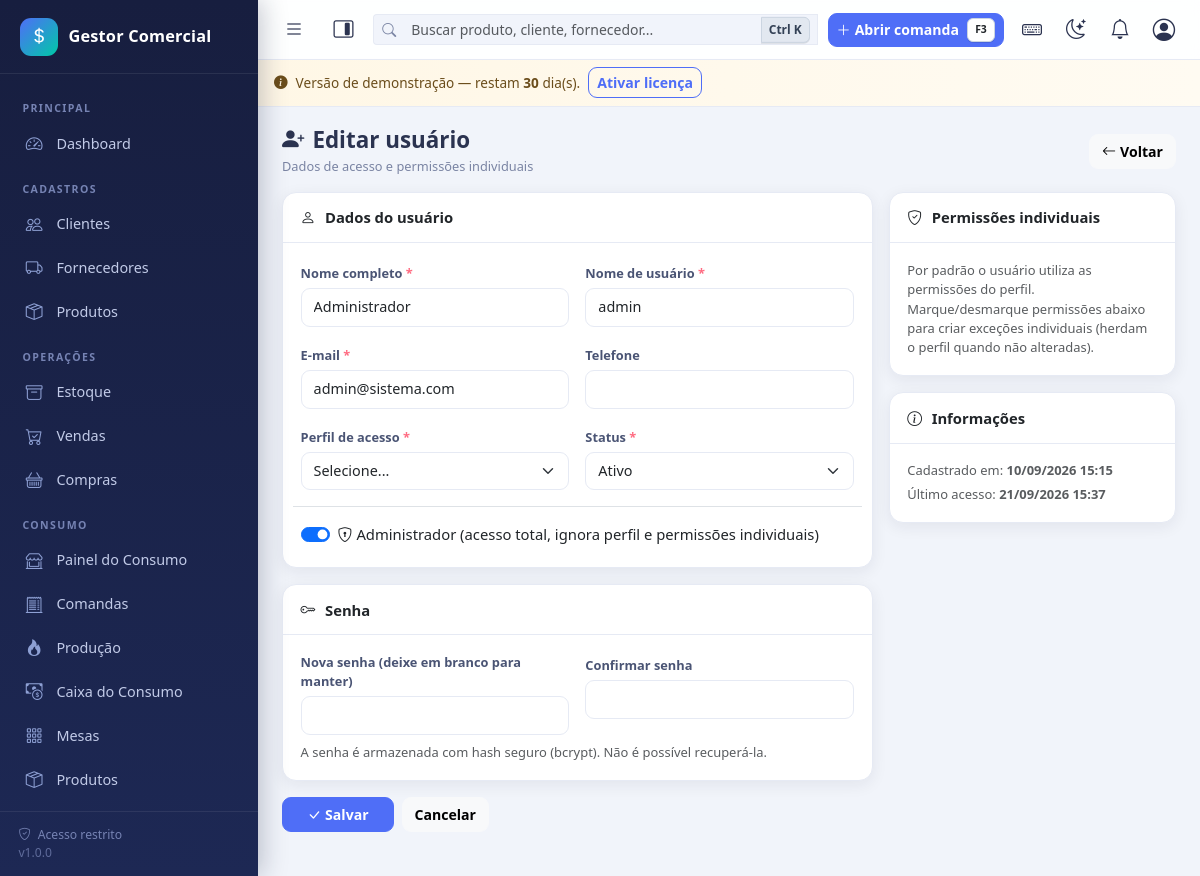
Screenshot of /usuarios/form.php?id=1 (signed in) with the database file from the repository.
### tables this page shows
CREATE TABLE `usuarios` (
  `id` int(11) NOT NULL,
  `nome` varchar(100) NOT NULL,
  `usuario` varchar(50) NOT NULL,
  `email` varchar(120) NOT NULL,
  `senha` varchar(255) NOT NULL,
  `telefone` varchar(20) DEFAULT NULL,
  `perfil_id` int(11) DEFAULT NULL,
  `is_admin` tinyint(1) NOT NULL DEFAULT 0,
  `status` tinyint(1) NOT NULL DEFAULT 1,
  `criado_em` datetime NOT NULL DEFAULT current_timestamp(),
  `ultimo_acesso` datetime DEFAULT NULL,
  `tentativas_falhas` tinyint(4) NOT NULL DEFAULT 0,
  `bloqueado_ate` datetime DEFAULT NULL
);

### includes/functions.php (called while the page is built, shortened)
<?php
function e($valor): string
{
    return htmlspecialchars((string)$valor, ENT_QUOTES, 'UTF-8');
}
function url(string $caminho = ''): string
{
    return BASE_URL . '/' . ltrim($caminho, '/');
}
function formatar_datahora($data): string
{
    $ts = is_numeric($data) ? (int)$data : strtotime((string)$data);
    return $ts ? date('d/m/Y H:i', $ts) : '';
}
function buscar_linha(string $tabela, int $id): ?array
{
    $tabela = preg_replace('/[^a-z_]/', '', $tabela);
    $stmt = db()->prepare("SELECT * FROM $tabela WHERE id = ? LIMIT 1");
    $stmt->execute([$id]);
    return $stmt->fetch() ?: null;
}

### config/auth.php (called while the page is built, shortened)
<?php
function usuario_atual(): ?array
{
    static $usuario = null;
    static $carregado = false;
    if ($carregado) {
        return $usuario;
    }
    $carregado = true;
    try {
        $stmt = db()->prepare('SELECT * FROM usuarios WHERE id = ? LIMIT 1');
        $stmt->execute([(int)$_SESSION['user_id']]);
        $linha = $stmt->fetch();
        $usuario = $linha;
    } catch (Throwable $e) {
        erro_banco($e, 'usuario_atual');
    }
    return $usuario;
}
function exigir_login(): void
{
    if (!usuario_atual()) {
        if (is_ajax()) {
            json_resposta(false, 'Sessão expirada. Faça login novamente.', null, 401);
        }
        flash('warning', 'Faça login para acessar o sistema.');
        redirecionar('login/index.php');
    }
}
function permissao_carregadas(): array
{
    $usuario = usuario_atual();
    $permitidas = [];
    try {
        $chaves = [];
        if ((int)$usuario['is_admin'] === 1) {
            $stmt = db()->query('SELECT chave FROM permissoes');
            foreach ($stmt->fetchAll() as $l) {
                $chaves[] = $l['chave'];
            }
            return $permitidas = array_flip($chaves);
        }
        $permitidas = array_flip(array_unique($chaves));
    } catch (Throwable $e) {
        erro_banco($e, 'permissao_carregadas');
    }
    return $permitidas;
}
function tem_permissao(string $chave): bool
{
    $usuario = usuario_atual();
    if ((int)$usuario['is_admin'] === 1) {
        return true;
    }
    return array_key_exists($chave, permissao_carregadas());
}

### config/database.php (called while the page is built, shortened)
<?php
function db(): PDO
{
    static $pdo = null;
    if ($pdo === null) {
        $dsn = 'mysql:host=' . DB_HOST . ';dbname=' . DB_NAME . ';charset=' . DB_CHARSET;
        try {
            $pdo = new PDO($dsn, DB_USER, DB_PASS, [
                PDO::ATTR_ERRMODE            => PDO::ERRMODE_EXCEPTION,
                PDO::ATTR_DEFAULT_FETCH_MODE => PDO::FETCH_ASSOC,
                PDO::ATTR_EMULATE_PREPARES   => false,
            ]);
        } catch (PDOException $e) {
            error_log('[BANCO] Falha de conexão: ' . $e->getMessage());
            http_response_code(500);
            if (defined('DEV_MODE') && DEV_MODE) {
                exit('Falha na conexão com o banco de dados. Verifique se o MySQL/MariaDB está ativo e se os dados em config/config.php estão corretos.');
            }
            exit('Serviço temporariamente indisponível.');
        }
    }
    return $pdo;
}

### usuarios/form.php (the view, shortened to what this page needs)
<?php
exigir_login();
$id = (int)($_GET['id'] ?? 0);
$edicao = $id > 0;
$usuario = ['id' => 0, 'nome' => '', 'usuario' => '', 'email' => '', 'telefone' => '',
    'perfil_id' => '', 'is_admin' => 0, 'status' => 1];
if ($edicao) {
    $linha = buscar_linha('usuarios', $id);
    $usuario = $linha;
}
include INC . 'header.php';
?>
<div class="page-header">
    <div>
        <h1><i class="bi bi-person-plus-fill me-2"></i><?= $edicao ? 'Editar usuário' : 'Novo usuário' ?></h1>
        <span class="subtitulo">Dados de acesso e permissões individuais</span>
    </div>
    <a href="<?= url('usuarios/index.php') ?>" class="btn btn-light"><i class="bi bi-arrow-left me-1"></i>Voltar</a>
</div>
<form method="post" action="<?= url('usuarios/salvar.php') ?>" class="js-converte" id="formUsuario">
    <div class="row g-3">
        <div class="col-12 col-md-8">
            <div class="card mb-3">
                <div class="card-header-custom"><i class="bi bi-person"></i>Dados do usuário</div>
                <div class="card-body-custom">
                    <div class="row g-3">
                        <div class="col-12 col-md-6">
                            <label class="form-label obrigatorio" for="nome">Nome completo</label>
                            <input type="text" class="form-control" id="nome" name="nome" value="<?= e($usuario['nome']) ?>" required maxlength="100">
                        </div>
                        <div class="col-12 col-md-6">
                            <label class="form-label obrigatorio" for="usuario">Nome de usuário</label>
                            <input type="text" class="form-control" id="usuario" name="usuario" value="<?= e($usuario['usuario']) ?>" required maxlength="50" pattern="[a-zA-Z0-9_.-]+">
                        </div>
                        <div class="col-12 col-md-6">
                            <label class="form-label obrigatorio" for="email">E-mail</label>
                            <input type="email" class="form-control" id="email" name="email" value="<?= e($usuario['email']) ?>" required maxlength="120">
                        </div>
                        <div class="col-12 col-md-6">
                            <label class="form-label" for="telefone">Telefone</label>
                            <input type="text" class="form-control" id="telefone" name="telefone" data-mask="telefone" value="<?= e($usuario['telefone']) ?>" maxlength="16">
                        </div>
                        <div class="col-12 col-md-6">
                            <label class="form-label obrigatorio" for="perfil_id">Perfil de acesso</label>
                            <select class="form-select" id="perfil_id" name="perfil_id" required>
                                <option value="">Selecione...</option>
                            </select>
                        </div>
                        <div class="col-12 col-md-6">
                            <label class="form-label obrigatorio" for="status">Status</label>
                            <select class="form-select" id="status" name="status">
                                <option value="1" <?= (int)$usuario['status'] === 1 ? 'selected' : '' ?>>Ativo</option>
                            </select>
                        </div>
                        <div class="col-12 border-top pt-3">
                            <div class="form-check form-switch">
                                <input class="form-check-input" type="checkbox" id="is_admin" name="is_admin" value="1" <?= (int)$usuario['is_admin'] === 1 ? 'checked' : '' ?>>
                                <label class="form-check-label" for="is_admin"><i class="bi bi-shield-lock me-1"></i>Administrador (acesso total, ignora perfil e permissões individuais)</label>
                            </div>
                        </div>
                    </div>
                </div>
            </div>
            <div class="card mb-3">
                <div class="card-header-custom"><i class="bi bi-key"></i>Senha</div>
                <div class="card-body-custom">
                    <div class="row g-3">
                        <div class="col-12 col-md-6">
                            <label class="form-label <?= $edicao ? '' : 'obrigatorio' ?>" for="senha">
                                <?= $edicao ? 'Nova senha (deixe em branco para manter)' : 'Senha' ?>
                            </label>
                            <input type="password" class="form-control" id="senha" name="senha" <?= $edicao ? '' : 'required' ?> minlength="6" autocomplete="new-password">
                        </div>
                        <div class="col-12 col-md-6">
                            <label class="form-label <?= $edicao ? '' : 'obrigatorio' ?>" for="senha2">Confirmar senha</label>
                            <input type="password" class="form-control" id="senha2" name="senha2" <?= $edicao ? '' : 'required' ?> minlength="6" autocomplete="new-password">
                        </div>
                    </div>
                    <div class="small text-muted mt-2">A senha é armazenada com hash seguro (bcrypt). Não é possível recuperá-la.</div>
                </div>
            </div>
        </div>
        <div class="col-12 col-md-4">
            <div class="card mb-3">
                <div class="card-header-custom"><i class="bi bi-shield-check"></i>Permissões individuais</div>
                <div class="card-body-custom">
                    <p class="small text-muted mb-0">
                        Por padrão o usuário utiliza as permissões do perfil. Marque/desmarque permissões abaixo
                        para criar exceções individuais (<?= e('herdam o perfil') ?> quando não alteradas).
                    </p>
                </div>
            </div>
            <div class="card mb-3">
                <div class="card-header-custom"><i class="bi bi-info-circle"></i>Informações</div>
                <div class="card-body-custom small text-muted">
                    <?php if ($edicao): ?>
                    <div>Cadastrado em: <b><?= formatar_datahora($usuario['criado_em']) ?></b></div>
                    <div class="mt-1">Último acesso: <b><?= formatar_datahora($usuario['ultimo_acesso']) ?: 'nunca' ?></b></div>
                    <?php else: ?>
                    <div>Cadastro com usuário ativo e perfil de acesso. O usuário poderá personalizar a senha após o primeiro acesso.</div>
                    <?php endif; ?>
                </div>
            </div>
        </div>
    </div>
    <div class="d-flex gap-2 mb-4">
        <button type="submit" class="btn btn-primary px-4"><i class="bi bi-check-lg me-1"></i>Salvar</button>
        <a href="<?= url('usuarios/index.php') ?>" class="btn btn-light">Cancelar</a>
    </div>
</form>
<?php include INC . 'footer.php'; ?>

### assets/css/app.css (style rules this page uses)
:root { --sidebar-w: 258px; --sidebar-bg: linear-gradient(180deg, #171e3f 0%, #1d2854 100%); --accent: #4f6ef7; --accent-2: #00c9a7; --danger-soft: #ff6b81; --bg: #f1f4fa; --card-bg: #ffffff; --card-radius: 14px; --shadow: 0 4px 16px rgba(23, 30, 63, .07); --shadow-lg: 0 10px 30px rgba(23, 30, 63, .12); --text: #2b3350; --muted: #7a84a3; --border: #e6eaf4; --topbar-bg: rgba(255, 255, 255, .92); }
* { box-sizing: border-box; }
html, body { height: 100%; }
body { font-family: "Segoe UI", system-ui, -apple-system, Roboto, Arial, sans-serif; background: var(--bg); color: var(--text); font-size: .925rem; overflow-x: hidden; }
a { text-decoration: none; }
.page-header { display: flex; flex-wrap: wrap; align-items: center; justify-content: space-between; gap: .6rem; margin-bottom: 1rem; }
.page-header h1 { font-size: 1.25rem; font-weight: 700; margin: 0; }
.page-header .subtitulo { color: var(--muted); font-size: .8rem; }
.card { border: 1px solid var(--border); border-radius: var(--card-radius); box-shadow: var(--shadow); background: #fff; }
.card-header-custom { padding: .85rem 1.1rem; font-weight: 600; border-bottom: 1px solid var(--border); display: flex; align-items: center; gap: .6rem; }
.card-body-custom { padding: 1.1rem; }
.form-label { font-size: .8rem; font-weight: 600; color: #4a5474; margin-bottom: .3rem; }
.form-control, .form-select { border-color: var(--border); border-radius: 9px; font-size: .9rem; padding: .48rem .75rem; }
.obrigatorio::after { content: " *"; color: var(--danger-soft); }
.btn { border-radius: 9px; font-size: .88rem; font-weight: 600; }
.btn-primary { background: var(--accent); border-color: var(--accent); }
@media (min-width: 992px) { .page-header h1 { font-size: 1.4rem; } }

### rows the page displays
usuarios: nome "Administrador", usuario "admin", email "admin@sistema.com", status "Ativo", is_admin "☑", criado_em "10/09/2026 15:15", ultimo_acesso "21/09/2026 15:37"

### other values shown
$nomeEmpresa "Gestor Comercial"
$rotulo "Clientes"
$rotulo "Fornecedores"
$rotulo "Produtos"
$rotulo "Estoque"
$rotulo "Vendas"
$rotulo "Compras"
rotulo_consumo() "CONSUMO"
$rotulo "Painel do Consumo Comandas Produção Caixa do Consumo Mesas Produtos"
licenca_dias_restantes() "30"
